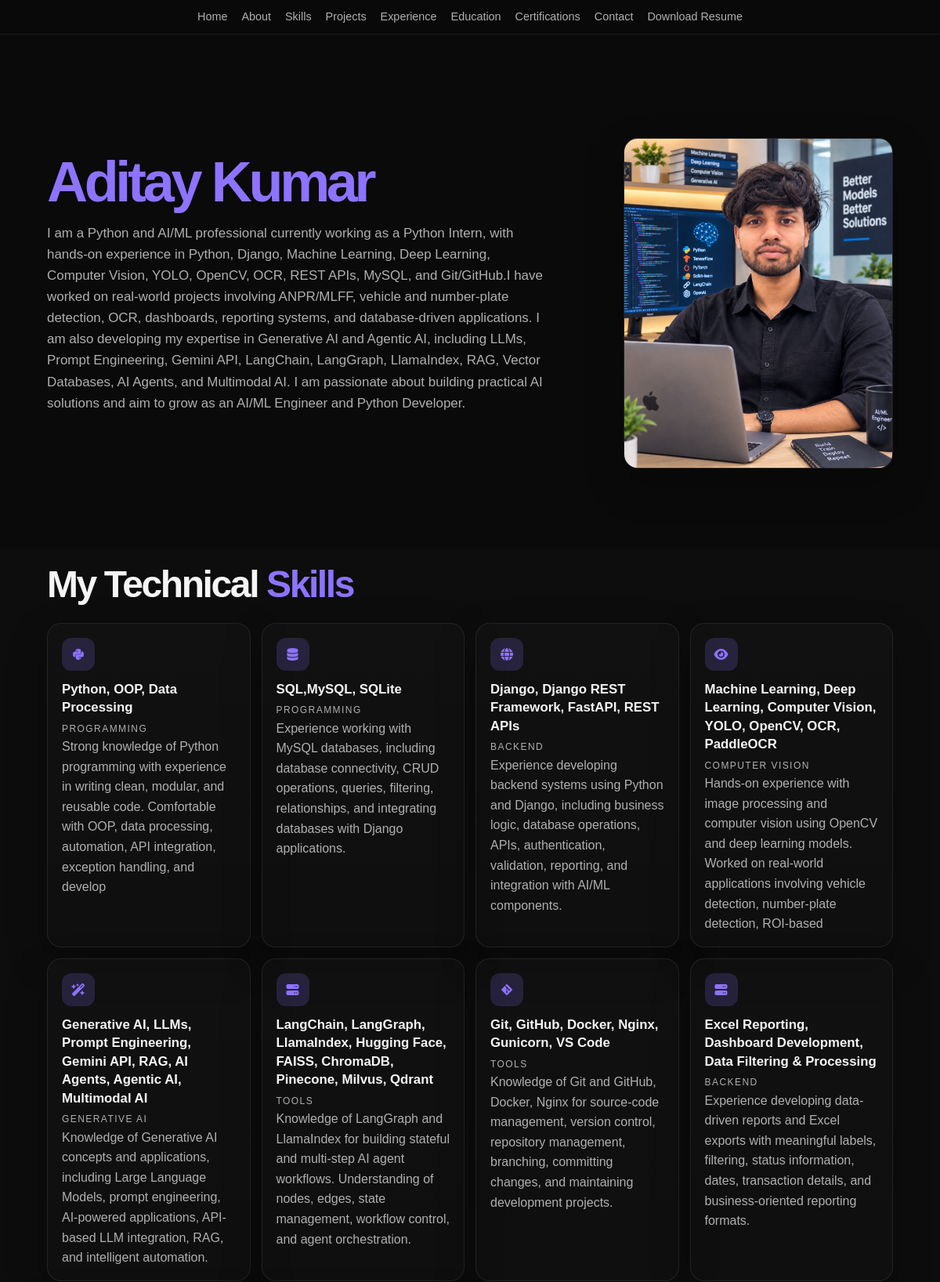
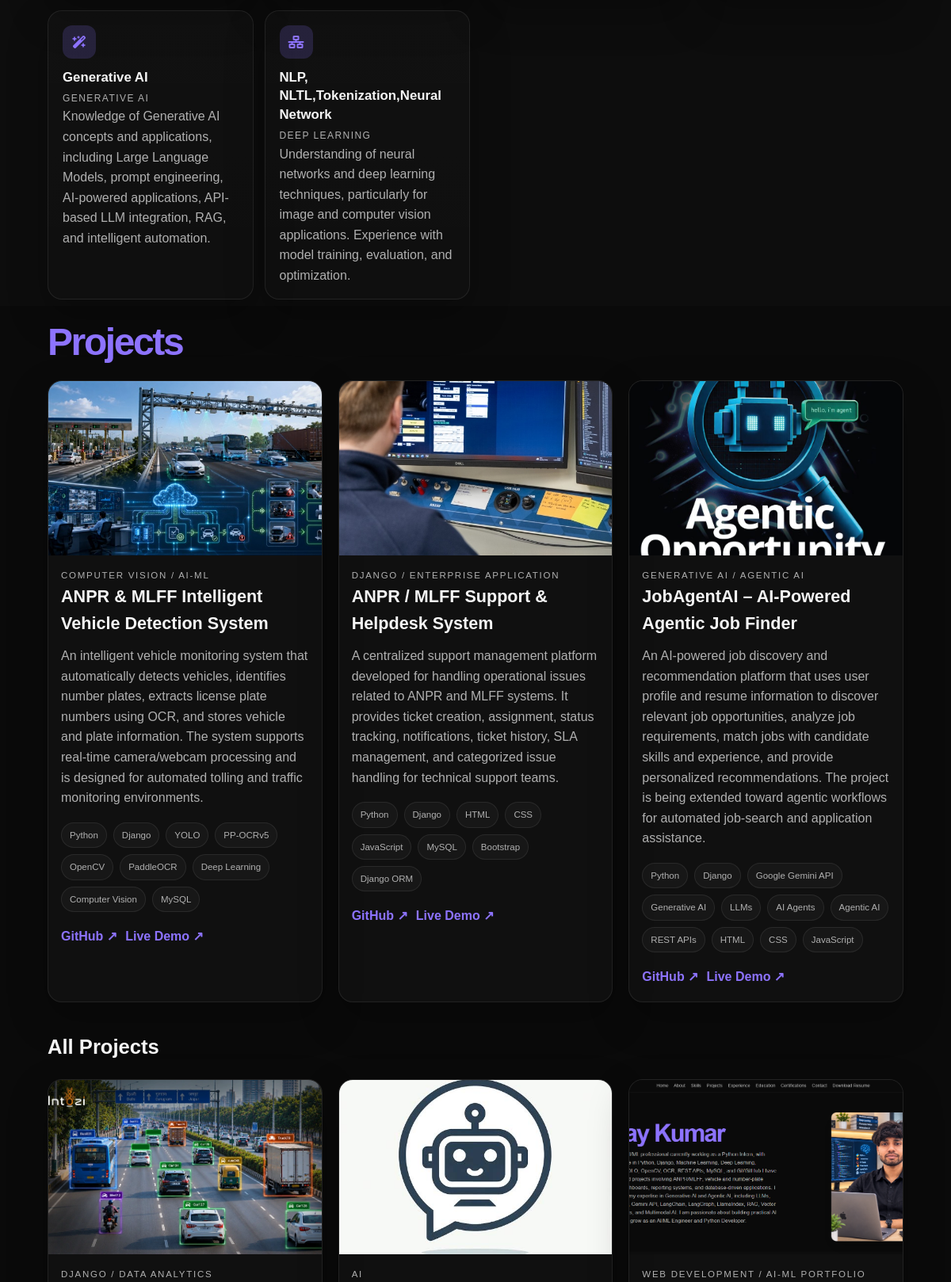
The page / (upper part) on the database its author committed (2 pictures, top to bottom).
### portfolio/models.py (models this page shows, shortened)
class Profile(models.Model):
    name = models.CharField(max_length=100)
    designation = models.CharField(max_length=150)
    bio = models.TextField()
    profile_image = models.ImageField(
        upload_to="profile/",
        blank=True,
        null=True
    )
    email = models.EmailField(blank=True)
    phone = models.CharField(max_length=20, blank=True)
    location = models.CharField(max_length=100, blank=True)
    github_url = models.URLField(blank=True)
    linkedin_url = models.URLField(blank=True)
    resume = models.FileField(
        upload_to="resume/",
        blank=True,
        null=True
    )
    updated_at = models.DateTimeField(auto_now=True)

class SocialLink(models.Model):
    name = models.CharField(
        max_length=50
    )
    url = models.URLField()
    icon = models.CharField(
        max_length=100,
        blank=True
    )
    order = models.PositiveIntegerField(
        default=0
    )

class Skill(models.Model):
    CATEGORY_CHOICES = [
        ("programming", "Programming"),
        ("ml", "Machine Learning"),
        ("dl", "Deep Learning"),
        ("cv", "Computer Vision"),
        ("nlp", "NLP"),
        ("genai", "Generative AI"),
        ("backend", "Backend"),
        ("tools", "Tools"),
    ]
    name = models.CharField(max_length=100)
    category = models.CharField(
        max_length=30,
        choices=CATEGORY_CHOICES
    )
    description = models.CharField(
        max_length=200,
        blank=True
    )
    icon = models.CharField(
        max_length=100,
        blank=True
    )
    order = models.PositiveIntegerField(default=0)

class Project(models.Model):
    title = models.CharField(max_length=200)
    category = models.CharField(
        max_length=100
    )
    description = models.TextField()
    image = models.ImageField(
        upload_to="projects/",
        blank=True,
        null=True
    )
    technologies = models.CharField(
        max_length=500,
        help_text="Example: Python, YOLO, OpenCV, Django"
    )
    github_url = models.URLField(
        blank=True
    )
    live_url = models.URLField(
        blank=True
    )
    featured = models.BooleanField(
        default=False
    )
    order = models.PositiveIntegerField(
        default=0
    )
    created_at = models.DateTimeField(
        auto_now_add=True
    )
    updated_at = models.DateTimeField(
        auto_now=True
    )

### portfolio/views.py (the view)
# urls.py: 2. Add a URL to urlpatterns:  path('', views.home, name='home')
def home(request):
    profile = Profile.objects.first()
    skills = Skill.objects.all().order_by("order")
    projects = Project.objects.all().order_by("order")
    featured_projects = Project.objects.filter(
        featured=True
    ).order_by("order")
    experiences = Experience.objects.all().order_by("-start_date")
    education = Education.objects.all().order_by("-start_year")
    certifications = Certification.objects.all().order_by("-issue_date")
    social_links = SocialLink.objects.all().order_by("order")
    context = {
        "profile": profile,
        "skills": skills,
        "projects": projects,
        "featured_projects": featured_projects,
        "experiences": experiences,
        "education": education,
        "certifications": certifications,
        "social_links": social_links,
    }
    return render(
        request,
        "portfolio/home.html",
        context
    )

### portfolio/templatetags/portfolio_tags.py (called while the page is built)
@register.filter
def split_by_comma(value):
    if not value:
        return []
    return [item.strip() for item in value.split(",") if item.strip()]

### templates/portfolio/home.html (shortened to what this page needs)
{% load static %}
{% load portfolio_tags %}
<!DOCTYPE html>
<html lang="en">
<head>
        <link rel="stylesheet"
            href="https://cdnjs.cloudflare.com/ajax/libs/font-awesome/6.5.2/css/all.min.css">
    <link rel="stylesheet" href="{% static 'css/style.css' %}">
</head>
<body>
<header class="navbar">
    <div class="container nav-container">
        <nav class="nav-menu" id="navMenu">
            <a href="#home">Home</a>
            <a href="#about">About</a>
            <a href="#skills">Skills</a>
            <a href="#projects">Projects</a>
            <a href="#experience">Experience</a>
            <a href="#education">Education</a>
            <a href="#certifications">Certifications</a>
            <a href="#contact">Contact</a>
            {% if profile and profile.resume %}<a href="{{ profile.resume.url }}">Download Resume</a>
            {% endif %}
        </nav>
    </div>
</header>
<section id="home" class="hero">
    <div class="container hero-container">
        <div class="hero-content">
            <div class="hero-text">
                {% if profile %}
                    <h1><span>{{ profile.name }}</span></h1>
                    <p class="hero-description">
                        {{ profile.bio }}
                    </p>
                {% else %}
                    <h1>AI/ML Engineer</h1>
                    <h2>Machine Learning & Generative AI Developer</h2>
                    <p class="hero-description">
                        Welcome to my AI/ML portfolio.
                    </p>
                {% endif %}
                {% if social_links %}
                    <div class="social-links">
                        {% for social in social_links %}
                            <a href="{{ social.url }}"
                               target="_blank"
                               rel="noopener noreferrer"
                               title="{{ social.name }}">
                                {% if social.icon %}
                                    <i class="{{ social.icon }}"></i>
                                {% else %}
                                    {{ social.name }}
                                {% endif %}
                            </a>
                        {% endfor %}
                    </div>
                {% endif %}
            </div>
            <div class="hero-visual">
                {% if profile and profile.profile_image %}
                    <div class="profile-card">
                        <img src="{{ profile.profile_image.url }}"
                            alt="{{ profile.name }}"
                            class="profile-image">
                    </div>
                {% endif %}
            </div>
        </div>
    </div>
</section>
<section id="skills" class="section skills-section">
    <div class="container">
        <div class="section-heading">
            <h2>My Technical <span>Skills</span></h2>
        </div>
        {% if skills %}
            <div class="skills-grid">
                {% for skill in skills %}
                    <div class="skill-card">
                        <div class="skill-icon">
                            {% if skill.icon %}
                                <i class="{{ skill.icon }}"></i>
                            {% else %}
                                <span>AI</span>
                            {% endif %}
                        </div>
                        <div class="skill-content">
                            <h3>{{ skill.name }}</h3>
                            <p class="skill-category">
                                {{ skill.get_category_display }}
                            </p>
                            {% if skill.description %}
                                <p>{{ skill.description }}</p>
                            {% endif %}
                        </div>
                    </div>
                {% endfor %}
            </div>
        {% else %}
            <div class="empty-state">
                <p>Skills will be displayed here.</p>
            </div>
        {% endif %}
    </div>
</section>
<section id="projects" class="section projects-section">
    <div class="container">
        <div class="section-heading">
            <h2><span>Projects</span></h2>
        </div>
        {% if featured_projects %}
            <div class="projects-grid">
                {% for project in featured_projects %}
                    <article class="project-card">
                        {% if project.image %}
                            <div class="project-image">
                                <img src="{{ project.image.url }}"
                                     alt="{{ project.title }}">
                            </div>
                        {% else %}
                            <div class="project-image project-placeholder">
                                <span>AI / ML</span>
                            </div>
                        {% endif %}
                        <div class="project-content">
                            <p class="project-category">
                                {{ project.category }}
                            </p>
                            <h3>{{ project.title }}</h3>
                            <p>{{ project.description }}</p>
                            {% if project.technologies %}
                                <div class="technology-list">
                                    {% for tech in project.technologies|split_by_comma %}
                                        <span class="tech-tag">{{ tech }}</span>
                                    {% endfor %}
                                </div>
                            {% endif %}
                            <div class="project-links">
                                {% if project.github_url %}
                                    <a href="{{ project.github_url }}"
                                       target="_blank"
                                       rel="noopener noreferrer">
                                        GitHub ↗
                                    </a>
                                {% endif %}
                                {% if project.live_url %}
                                    <a href="{{ project.live_url }}"
                                       target="_blank"
                                       rel="noopener noreferrer">
                                        Live Demo ↗
                                    </a>
                                {% endif %}
                            </div>
                        </div>
                    </article>
                {% endfor %}
            </div>
        {% else %}
            <div class="empty-state">
                <p>Featured projects will be displayed here.</p>
            </div>
        {% endif %}
        {% if projects %}
            <div class="all-projects">
                <h3>All Projects</h3>
                <div class="projects-grid">
                    {% for project in projects %}
                        {% if not project.featured %}
                            <article class="project-card">
                                {% if project.image %}
                                    <div class="project-image">
                                        <img src="{{ project.image.url }}"
                                             alt="{{ project.title }}">
                                    </div>
                                {% else %}
                                    <div class="project-image project-placeholder">
                                        <span>PROJECT</span>
                                    </div>
                                {% endif %}
                                <div class="project-content">
                                    <p class="project-category">
                                        {{ project.category }}
                                    </p>
                                </div>
                            </article>
                        {% endif %}
                    {% endfor %}
                </div>
            </div>
        {% endif %}
    </div>
</section>
</body>
</html>

### rows shown on the page
Profile: name "Aditay Kumar", bio "I am a Python and AI/ML professional currently working as a Python Intern, with hands-on experience in Python, Django, Machine Learning, Deep Learning, Computer Vision, YOLO, OpenCV, OCR, REST APIs, MySQL, and Git/GitHub.I have worked on real-world projects involving ANPR/MLFF, vehicle and number-plate detection, OCR, dashboards, reporting systems, and database-driven applications. I am also developing my expertise in Generative AI and Agentic AI, including LLMs, Prompt Engineering, Gemini API, LangChain, LangGraph, LlamaIndex, RAG, Vector Databases, AI Agents, and Multimodal AI. I am passionate about building practical AI solutions and aim to grow as an AI/ML Engineer and Python Developer.", profile_image (picture)
Skill: name "Python, OOP, Data Processing", category "PROGRAMMING", description "Strong knowledge of Python programming with experience in writing clean, modular, and reusable code. Comfortable with OOP, data processing, automation, API integration, exception handling, and develop"
Skill: name "SQL,MySQL, SQLite", category "PROGRAMMING", description "Experience working with MySQL databases, including database connectivity, CRUD operations, queries, filtering, relationships, and integrating databases with Django applications."
Skill: name "Django, Django REST Framework, FastAPI, REST APIs", category "BACKEND", description "Experience developing backend systems using Python and Django, including business logic, database operations, APIs, authentication, validation, reporting, and integration with AI/ML components."
Skill: name "Machine Learning, Deep Learning, Computer Vision, YOLO, OpenCV, OCR, PaddleOCR", category "COMPUTER VISION", description "Hands-on experience with image processing and computer vision using OpenCV and deep learning models. Worked on real-world applications involving vehicle detection, number-plate detection, ROI-based"
Skill: name "Generative AI, LLMs, Prompt Engineering, Gemini API, RAG, AI Agents, Agentic AI, Multimodal AI", category "GENERATIVE AI", description "Knowledge of Generative AI concepts and applications, including Large Language Models, prompt engineering, AI-powered applications, API-based LLM integration, RAG, and intelligent automation."
Skill: name "LangChain, LangGraph, LlamaIndex, Hugging Face, FAISS, ChromaDB, Pinecone, Milvus, Qdrant", category "TOOLS", description "Knowledge of LangGraph and LlamaIndex for building stateful and multi-step AI agent workflows. Understanding of nodes, edges, state management, workflow control, and agent orchestration."
Skill: name "Git, GitHub, Docker, Nginx, Gunicorn, VS Code", category "TOOLS", description "Knowledge of Git and GitHub, Docker, Nginx for source-code management, version control, repository management, branching, committing changes, and maintaining development projects."
Skill: name "Excel Reporting, Dashboard Development, Data Filtering & Processing", category "BACKEND", description "Experience developing data-driven reports and Excel exports with meaningful labels, filtering, status information, dates, transaction details, and business-oriented reporting formats."
Skill: name "Generative AI", category "GENERATIVE AI", description "Knowledge of Generative AI concepts and applications, including Large Language Models, prompt engineering, AI-powered applications, API-based LLM integration, RAG, and intelligent automation."
Skill: name "NLP, NLTL,Tokenization,Neural Network", category "DEEP LEARNING", description "Understanding of neural networks and deep learning techniques, particularly for image and computer vision applications. Experience with model training, evaluation, and optimization."
Project: image (picture), category "COMPUTER VISION / AI-ML", title "ANPR & MLFF Intelligent Vehicle Detection System", description "An intelligent vehicle monitoring system that automatically detects vehicles, identifies number plates, extracts license plate numbers using OCR, and stores vehicle and plate information. The system supports real-time camera/webcam processing and is designed for automated tolling and traffic monitoring environments.", technologies "Python" "Django" "YOLO" "PP-OCRv5" "OpenCV" "PaddleOCR" "Deep Learning" "Computer Vision" "MySQL"
Project: image (picture), category "DJANGO / ENTERPRISE APPLICATION", title "ANPR / MLFF Support & Helpdesk System", description "A centralized support management platform developed for handling operational issues related to ANPR and MLFF systems. It provides ticket creation, assignment, status tracking, notifications, ticket history, SLA management, and categorized issue handling for technical support teams.", technologies "Python" "Django" "HTML" "CSS" "JavaScript" "MySQL" "Bootstrap" "Django ORM"
Project: image (picture), category "GENERATIVE AI / AGENTIC AI", title "JobAgentAI – AI-Powered Agentic Job Finder", description "An AI-powered job discovery and recommendation platform that uses user profile and resume information to discover relevant job opportunities, analyze job requirements, match jobs with candidate skills and experience, and provide personalized recommendations. The project is being extended toward agentic workflows for automated job-search and application assistance.", technologies "Python" "Django" "Google Gemini API" "Generative AI" "LLMs" "AI Agents" "Agentic AI" "REST APIs" "HTML" "CSS" "JavaScript"
Project: image (picture), category "DJANGO / DATA ANALYTICS"
Project: image (picture), category "AI"
Project: image (picture), category "WEB DEVELOPMENT / AI-ML PORTFOLIO"
